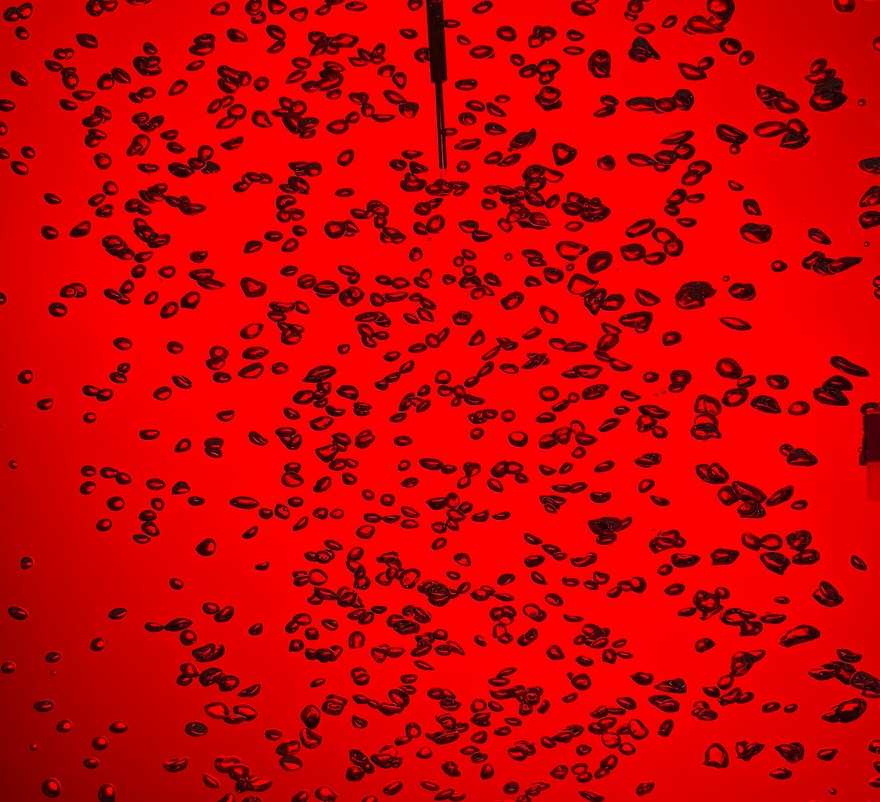
%> input picture Image/IMG_1219.jpeg, 880 x 802 px, shrunk from 3752 x 3416 before the run
$ octave SharpenTest.m   (GNU Octave 9; MATLAB toolbox functions it lacks are replaced by stand-ins)
%> lines starting %> are read from the running program, lines starting %| are printed output that depends on the picture
### Analysis/FastUnsharpMask.m
function out = FastUnsharpMask(A, radius, amount)
% FastUnsharpMask - Unsharp masking equivalent to imsharpen, but computing the
% Gaussian blur in the frequency domain (FFT). This is dramatically faster than
% imsharpen for large radii, where imsharpen convolves a huge kernel spatially.
%
%   out = FastUnsharpMask(A, radius, amount)
%
% Mirrors imsharpen(A,'Radius',radius,'Amount',amount):
%   out = A + amount * (A - gaussianBlur(A, sigma = radius))
% computed in double precision with replicate padding and a saturating cast
% back to the input class (matching imsharpen's behaviour with Threshold = 0).
%
% NOTE: This reproduces imsharpen to within a small border-truncation
% difference (imsharpen's internal Gaussian uses a different, undocumented
% truncation), so the detected object count can differ by ~1% versus imsharpen.
%
% Works for grayscale and multi-channel (RGB) images.

    classA = class(A);
    Ad = double(A);

    blurred = zeros(size(Ad));
    for c = 1:size(Ad, 3)
        blurred(:, :, c) = imgaussfilt(Ad(:, :, c), radius, ...
            'FilterDomain', 'frequency', 'Padding', 'replicate');
    end

    sharpened = Ad + amount * (Ad - blurred);
    out = cast(sharpened, classA);   % saturating cast, like imsharpen
end

### Analysis/SharpenTest.m
clc;
clear;
close all;
% Load configuration (all thresholds / radii / toggles in one place)
% config = BubbleDetectionConfig();


imageFile = '../Image/IMG_1219.jpeg';

I2 = rgb2gray(imread(imageFile));
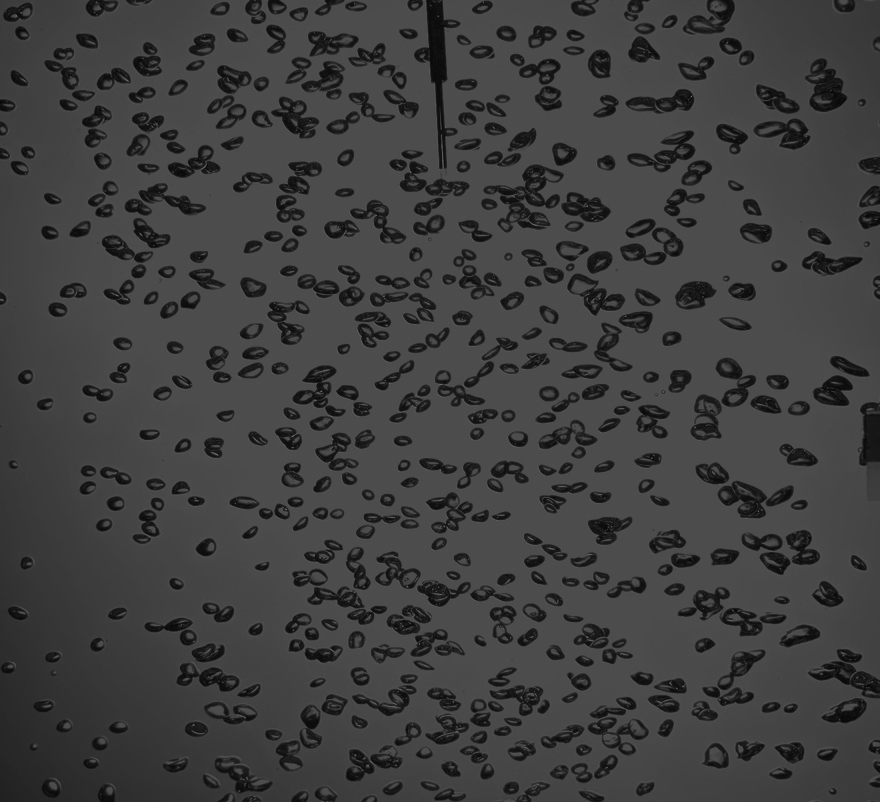
%> I2: size 802x880 uint8; min 7, max 117, mean 62.8

I3_sharpen=imsharpen(I2,'Radius',100,'Amount',40); % The best Performance comes with the 200 radius
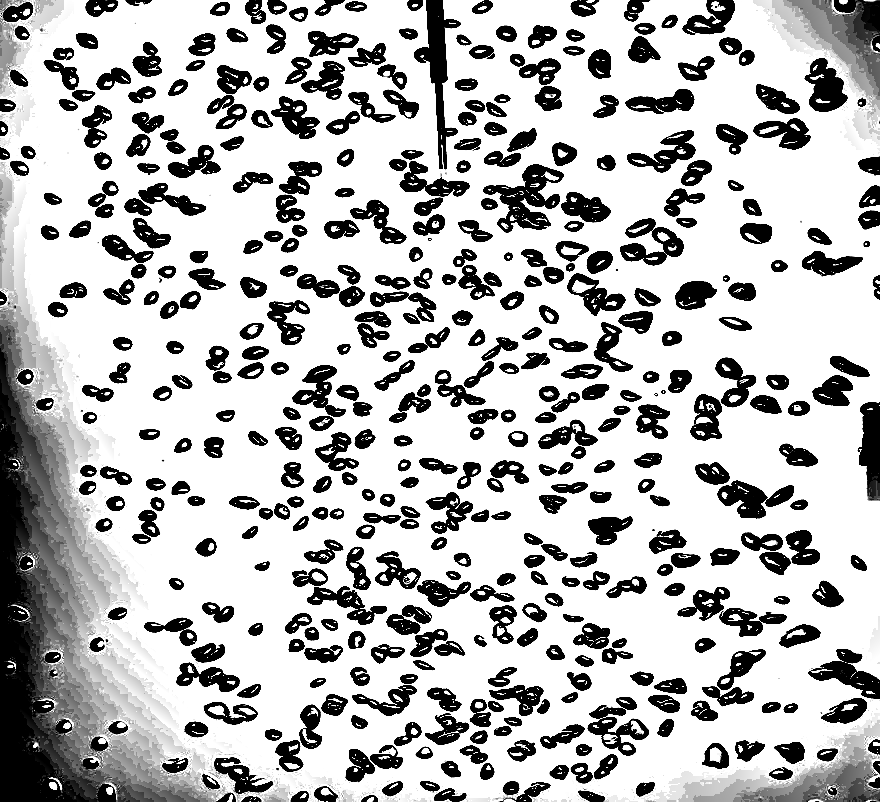
%> I3_sharpen: size 802x880 uint8; min 0, max 255, mean 186.4

I3_FFT=FastUnsharpMask(I2,200,10); % Fast (FFT) unsharp mask; radius/amount from config
%> after the loop in FastUnsharpMask, `for c = 1:size(Ad, 3)`:
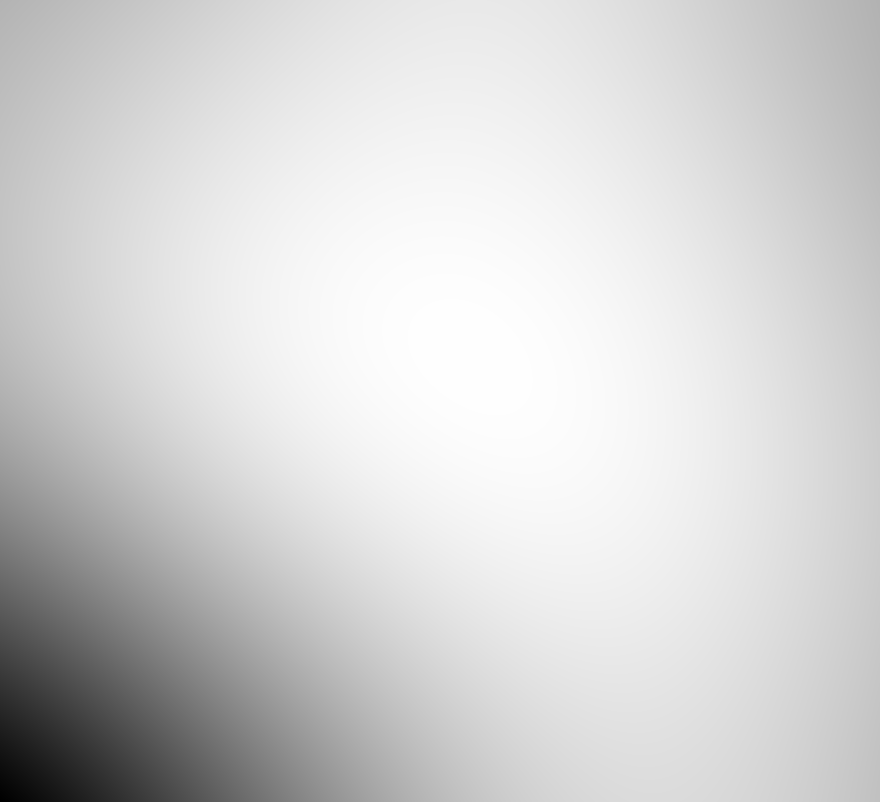
%> blurred: size 802x880 double; min 44.84, max 64.28, mean 61; drawn with min black and max white
%> in FastUnsharpMask, `sharpened = Ad + amount * (Ad - blurred);`:
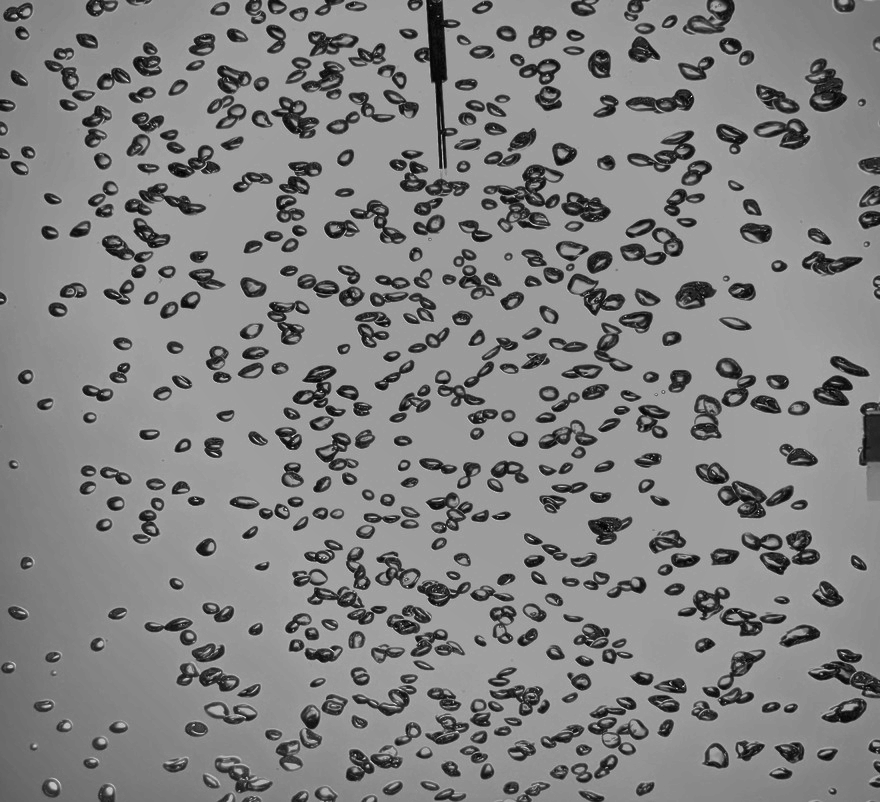
%> sharpened: size 802x880 double; min -543.5, max 671.4, mean 81.6; drawn with min black and max white
%> in FastUnsharpMask, `out = cast(sharpened, classA);`:
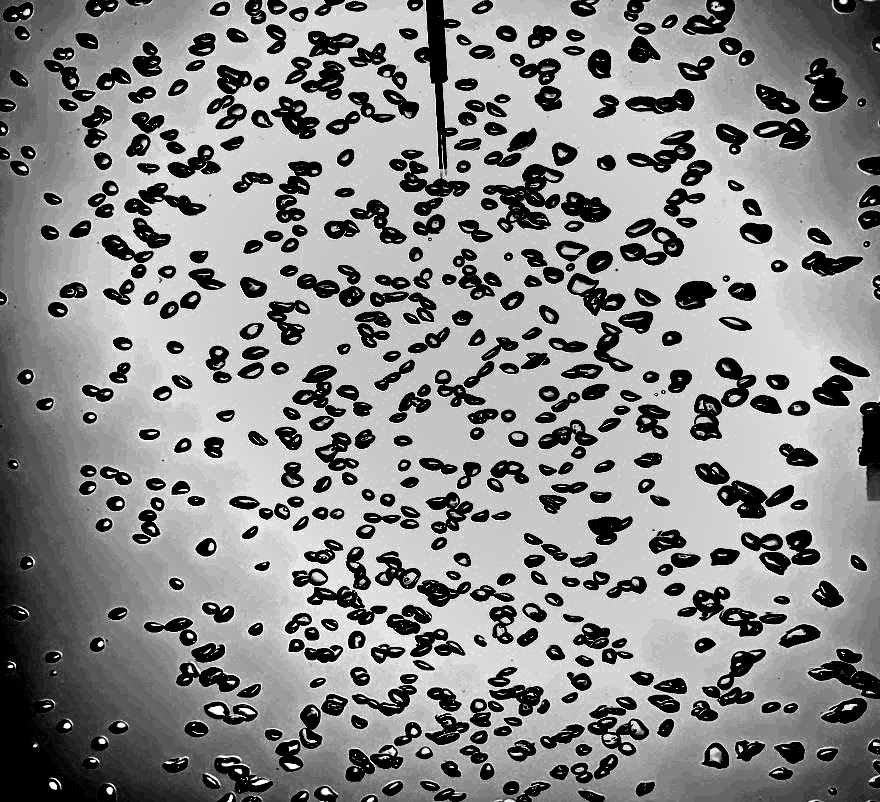
%> out: size 802x880 uint8; min 0, max 255, mean 137.4

% Display the original and sharpened images for comparison
figure;
subplot(1,3,1),imshow(I2),title('Original Image');
subplot(1, 3, 2), imshow(I3_sharpen), title('Sharpened Image Default');
subplot(1, 3, 3), imshow(I3_FFT), title('Sharpened Image (FFT)');
